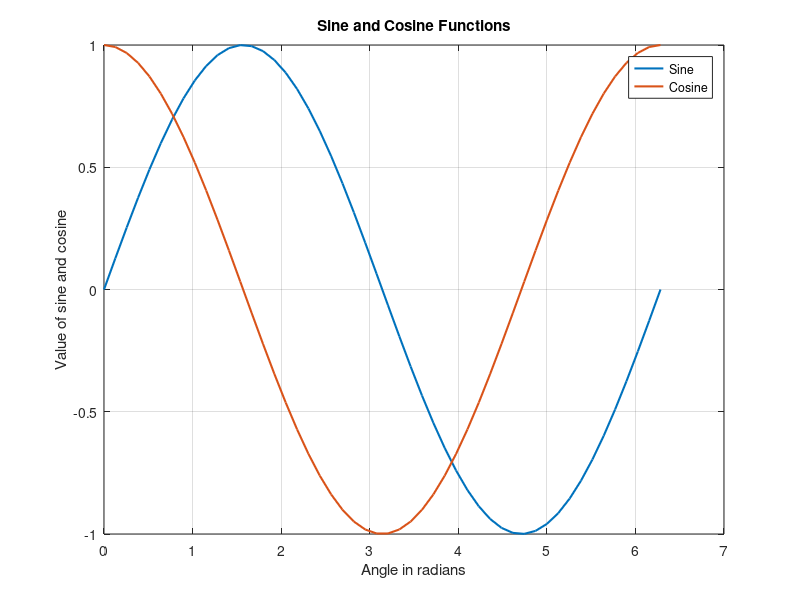

This figure's MATLAB source:
% 1. Define Arrays
angleDeg = linspace(0, 360, 50);

% 2. Convert to Radians
angleRad = (pi / 180) .* angleDeg;

% 3. Plot the Sine and Cosine Functions
sineValues = sin(angleRad);
cosineValues = cos(angleRad);

figure;
plot(angleRad, sineValues, 'LineWidth', 1.5);
hold on;
plot(angleRad, cosineValues, 'LineWidth', 1.5);
hold off;

xlabel('Angle in radians');
ylabel('Value of sine and cosine');

% 4. Enhance the Plot
legend('Sine', 'Cosine');
title('Sine and Cosine Functions');
grid on;

% 5. Display Results in Table Format
resultsTable = [angleDeg', sineValues', cosineValues'];
disp('Angle (degrees) | Sine Value | Cosine Value');
disp(resultsTable);
